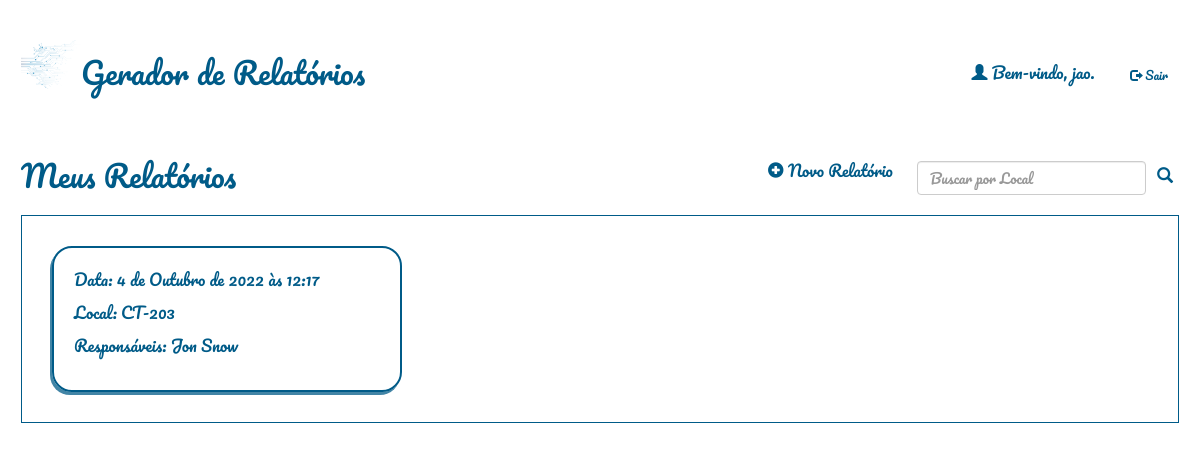
The app's page / (signed in), older data.
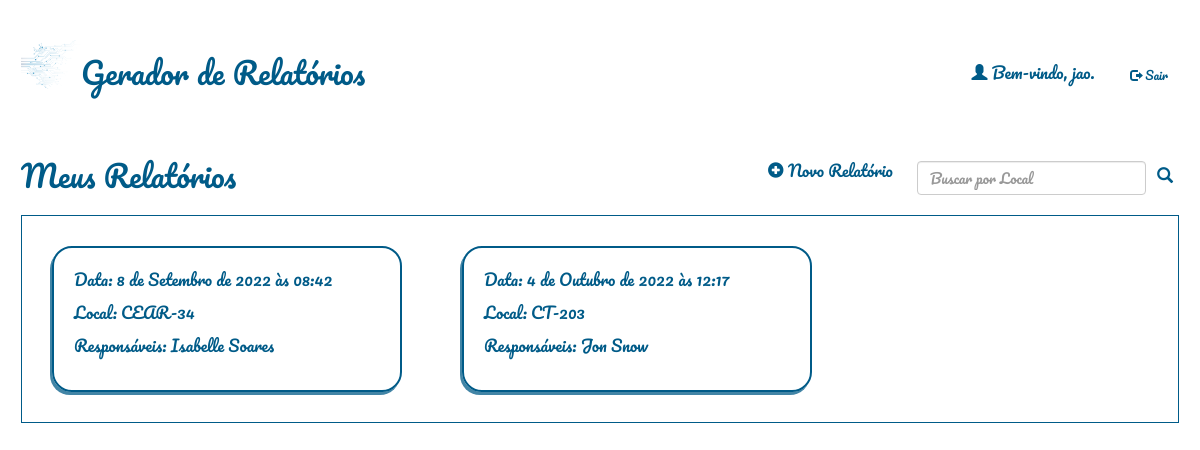
The same page, newer data.
### relatorio/models.py (models this page shows)
class Relatorio(models.Model):
    autor = models.ForeignKey(User, default=None, on_delete=models.CASCADE)
    data = models.DateTimeField()
    local = models.CharField(max_length=100)
    temperatura = models.IntegerField()
    clima = models.CharField(max_length=100)
    responsaveis = models.TextField(blank=True)
    Qualificacao_Profissional = models.CharField(max_length=100, default='')
    riscos = models.CharField(max_length=100, default='')
    equipamentos = models.CharField(max_length=100, default='')
    sinalizacao = models.CharField(max_length=100, default='')
    desligamento = models.CharField(max_length=4, default='')
    integridade = models.CharField(max_length=4, default='')
    dialogo = models.CharField(max_length=4, default='')
    curso_nr = models.CharField(max_length=4, default='')
    conferido = models.CharField(max_length=4, default='')
    delimitar_area = models.CharField(max_length=4, default='')
    auxconces = models.CharField(max_length=4, default='')
    tensao = models.CharField(max_length=4, default='')
    aterramento = models.CharField(max_length=4, default='')
    altura = models.CharField(max_length=4, default='')
    cinto_seg = models.CharField(max_length=4, default='')
    requi_seg = models.CharField(max_length=4, default='')
    reavaliacao = models.CharField(max_length=4, default='')

### relatorio/views.py (the view)
# urls.py: path('', relatorio_views.relatorio_list, name="home"),
@login_required(login_url="/accounts/login/")
def relatorio_list(request):
    usuario = request.user
    if(request.method=='POST'):
        busca = request.POST['busca']
        relatorios = Relatorio.objects.filter(autor=usuario, local__contains=busca).order_by('data')
        return render(request, 'relatorio/relatorio_list.html', {'relatorios': relatorios, 'busca':busca})
    relatorios = Relatorio.objects.filter(autor=usuario).order_by('data')
    return render(request, 'relatorio/relatorio_list.html', {'relatorios': relatorios})

### relatorio/templates/relatorio/relatorio_list.html (shortened to what this page needs)
{% extends 'base_layout.html'%}
{% block content %}
    <header>
        <div class="meuscompromissosdiv">
            <h2>Meus Relatórios</h2>
        </div>
        <nav>
            <li>
                <a class="botao-icon" href="{% url 'relatorio:cria' %}">
                    <span class="glyphicon glyphicon-plus-sign"></span>
                    Novo Relatório
                </a>
            </li>
            <li>
                <form method=POST action="{% url 'home' %}" class="form-inline">
                    <input class="form-control me-2" type="search" placeholder="Buscar por Local" aria-label="Search" name="busca">
                    <button class="btn-outline-secondary" id="searchbutton" type="submit"><span class="glyphicon glyphicon-search"></span></button>
                </form>
            </li>
        </nav>
    </header>
    <div class="compromissos">
        {% if not relatorios %}
            {% if busca %}
                <br>
                <p style="margin-left: 20px;">  Sua busca por ' {{ busca }} ' não encontrou resultados.</p>
                <br>
            {% else %}
                <br>
                <p style="margin-left: 20px;">  Não há nenhum relatório ainda.</p>
                <br>
            {% endif %}
        {% else %}
            {% for relatorio in relatorios %}
            <a href="{% url 'relatorio:visualiza' rel_id=relatorio.id %}">
                <div class="compromisso">
                    <p>Data: {{ relatorio.data }}</p>
                    <p>Local: {{ relatorio.local }}</p>
                    <p class="obs">Responsáveis: {{ relatorio.responsaveis }}</p>
                </div>
            </a>
            {% endfor %}
        {% endif %}
        </div>
{% endblock %}

Row changes from the older to the newer data that the page shows:
added Relatorio: data "8 de Setembro de 2022 às 08:42", local "CEAR-34", responsaveis "Isabelle Soares"
